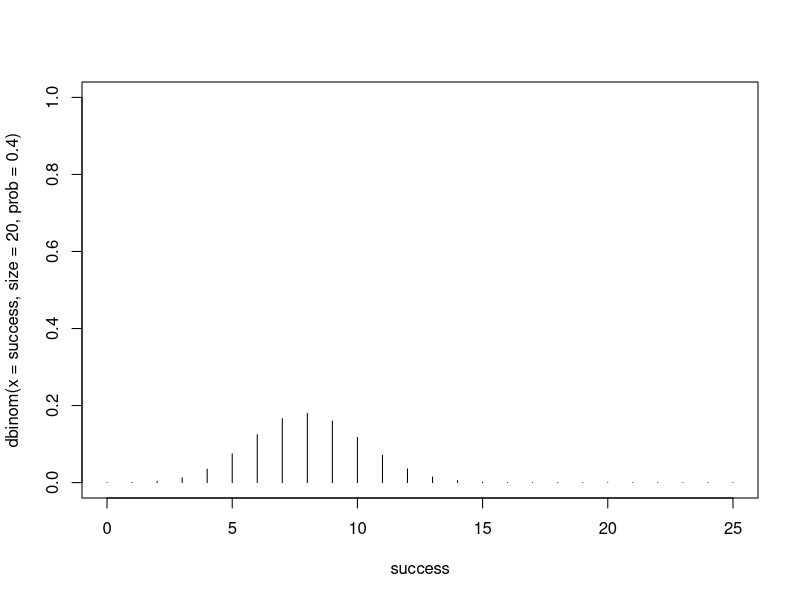
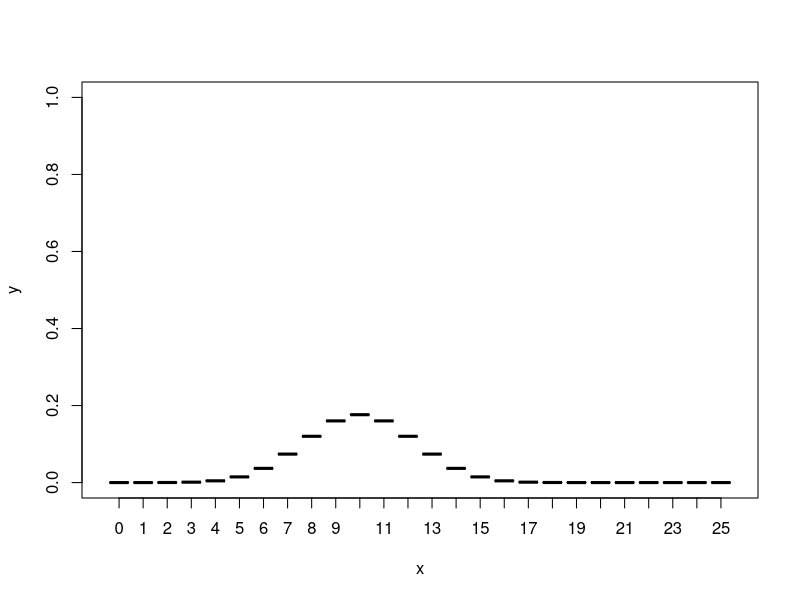
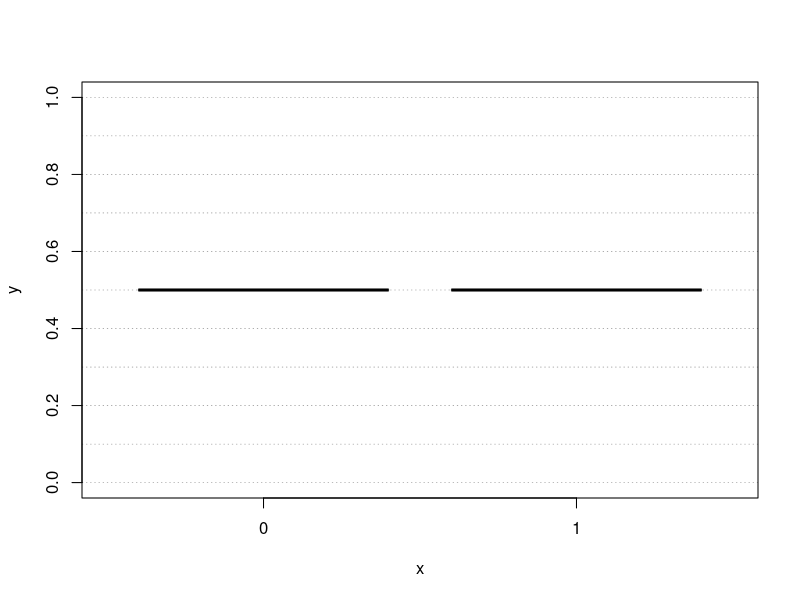
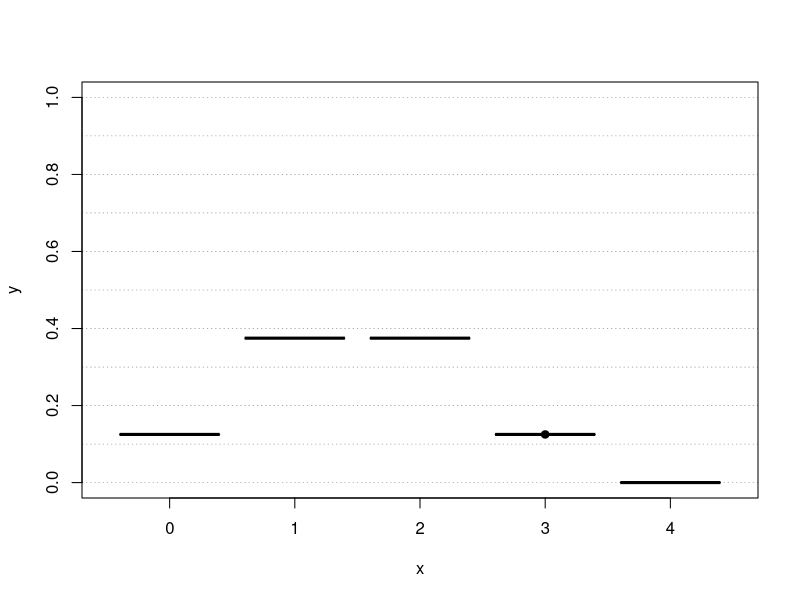
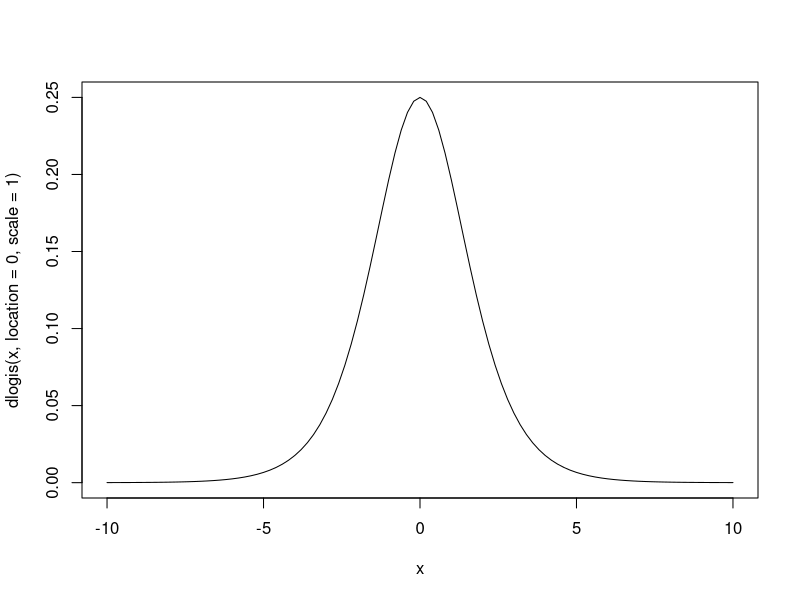
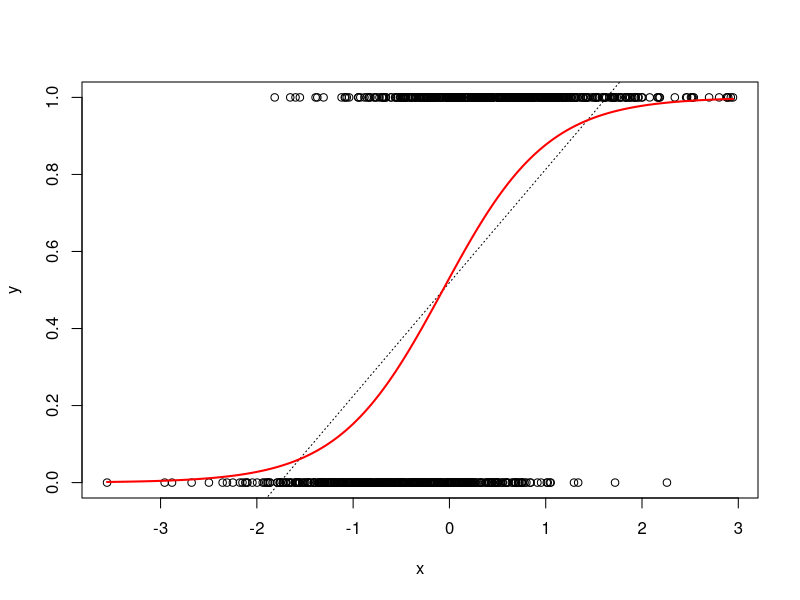
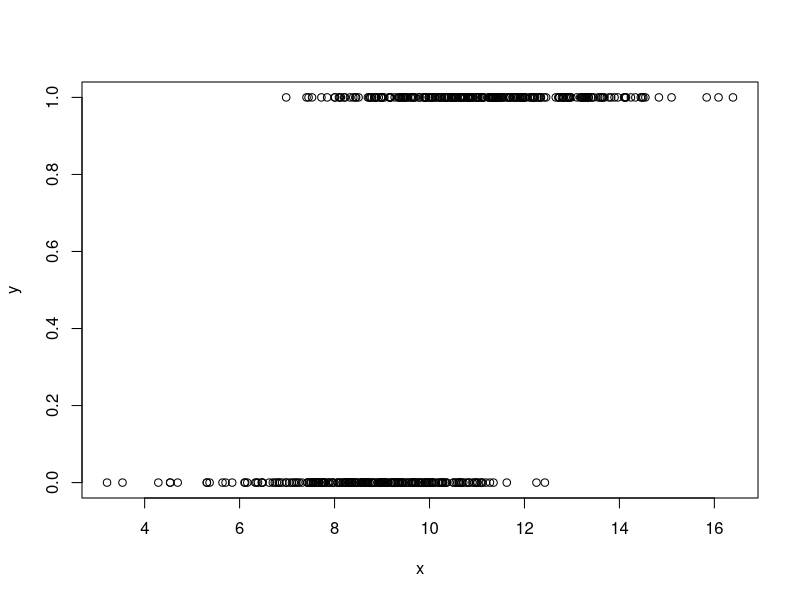
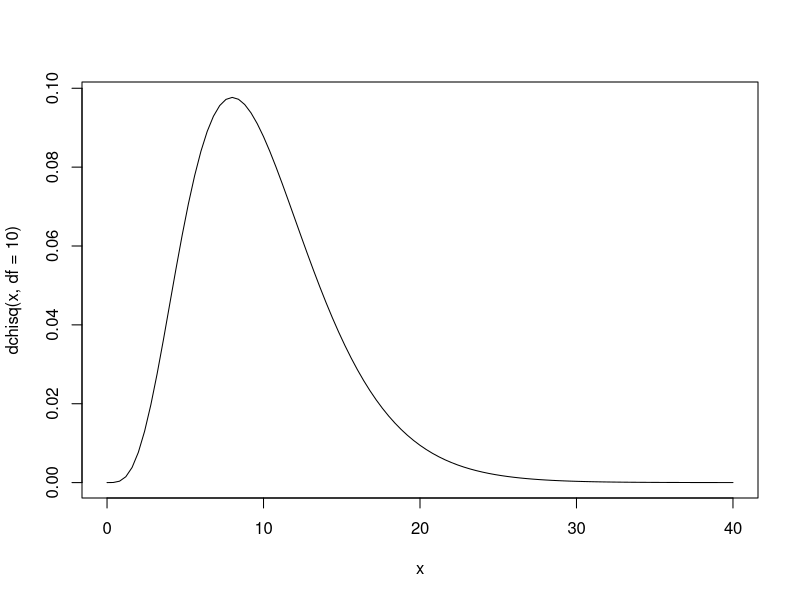

Source code (R) for these figures, in order: (Note: this script raises an error after producing the figures.)
# Description  ------------------------------------------------------------
#### ### ### ## #### ### ### ## #### ### ### ## 
# Draw Density distributions 
# Created by Marc-Olivier Beausoleil
# 
# Why: 
  # To get a better sense of the distributions, draw the distributions based on their parameters 
# Requires:
# NOTES: 
# Reference : 
  # https://www.statology.org/r-guides/
#### ### ### ## #### ### ### ## #### ### ### ## 


# Binomial ----------------------------------------------------------------
# https://www.statology.org/plot-binomial-distribution-r/
# https://sphweb.bumc.bu.edu/otlt/mph-modules/bs/bs704_probability/bs704_probability7.html
success <- 0:25
plot(success, dbinom(x = success, size=20, prob=0.4),type='h', ylim = c(0,1)) 
plot(factor(success), dbinom(x = success, size=20, prob=0.5),type='h', ylim = c(0,1)) 
# Asks the question : what is the probability of getting k successes in a row given a certain probability of the object we are using to get that answer

# With size = 1 
# Example : fair coin (prob = 0.5) flipped once (size = 1)
plot(factor(0:1), dbinom(x = 0:1, size = 1, prob=0.5),type='h', ylim = c(0,1)) 
abline(h=seq(0,1, by = .1), lty = 3, lwd = .3)

# probability of getting  3 heads in a row (result = 1, three times in a row) with a fair coin (prob = 0.5), flipped 2 times (size = 3)
plot(factor(0:4), dbinom(x = 0:4, size = 3, prob=0.5),type='h', ylim = c(0,1)) 
abline(h=seq(0,1, by = .1), lty = 3, lwd = .3)
# Adding the calculation by hand : 
# The probability of getting 3 heads would be the same as having 1/2 chance of getting head 3 times in a row (1/2*1/2*1/2) = (1/2)^3
points(x = 4,(1/2)^3, pch = 19) 
# Here I added "4" although we never flip a sequence of 4 coins. Therefore, the probability is for sure going to be 0. 
# And from the plot, the probability of 4 tosses is actually 0. 

# Logistic distribution ---------------------------------------------------
# https://bookdown.org/roback/bookdown-BeyondMLR/ch-logreg.html 

curve(dlogis(x,location = 0, scale = 1), from=-10, to=10)
# hist(rlogis(n))
n = 1000
x = rnorm(n,0)
a=0
b=2
# c=-2
z = a + b*x #+ c*x^2
# location
m = 0
# scale 
s = 1

# this is the logit link 
pr = 1/(1+exp(-(z-m)/s))    
y = rbinom(n,1,pr)
col = "red"
plot(x,y)
# Why is a line (linear regression) is a problem for this? 
# Because, first the probabilities CAN'T be below 0 or above 1
lm.out = lm(y~x)
abline(lm.out, lty = 3)
# Logistic regression is a binomial regression with the "logistic" link function so in R (binomial(link = "logit"))
go=glm( y~x,#+I((x)^2),
        family="binomial")
newdata <- data.frame(x=seq(min(x), max(x),len=n))
newdata$y = predict(go,newdata, type="response") 
lines(x = newdata$x,
      y = newdata$y, 
      col = col,
      lwd = 2, 
      ylim = c(0,1))
######

set.seed(1234) 
n <- 500
b0 <- 0.5
b1 <- 1
x <- rnorm(n, mean = 10, sd = 2) 
ystar <- b0 + b1 * x + rlogis(n, location = -10)
y <- 1 * (ystar > 0)
mydat <- data.frame(x, y)
plot(mydat)

# Chi-square --------------------------------------------------------------
# https://www.statology.org/plot-chi-square-distribution-in-r/
curve(dchisq(x, df = 10), from = 0, to = 40) 


# Exponential  ------------------------------------------------------------
# https://www.statology.org/plot-exponential-distribution-in-r/
#plot PDF curves 
curve(dexp(x, rate = .5), from=0, to=10, col='blue')
curve(dexp(x, rate = 1), from=0, to=10, col='red', add=TRUE)
curve(dexp(x, rate = 1.5), from=0, to=10, col='purple', add=TRUE)
#add legend
legend(7, .5, legend=c("rate=.5", "rate=1", "rate=1.5"),
       col=c("blue", "red", "purple"), lty=1, cex=1.2)


# F-dsitribution ----------------------------------------------------------
# https://www.geo.fu-berlin.de/en/v/soga/Basics-of-statistics/Continous-Random-Variables/F-Distribution/F-Distribution-in-R/index.html
curve(df(x, df1 = 10, df2 = 20), from = 0, to = 4, n = 5000, col= 'pink', lwd=2)


# Normal ------------------------------------------------------------------
# https://stackoverflow.com/questions/9046664/how-to-use-the-function-curve-in-r-to-graph-a-normal-curve
# https://r-coder.com/normal-distribution-r/

curve(expr = dnorm(x = x, mean=10,sd=1), from = 5, to = 15, col="blue",main = "Density normal", ylim = c(0,1)) 

x <- seq(-5, 5, 0.1)

plot(x, dnorm(x, 0, 1), type = "l", lwd = 2, col = "blue", ylab = "", xlab = "x", ylim = c(0,1))
# quantile.normal = qnorm(seq(0,1, by = .05))
quantile.normal = qnorm(c(.999,0.001,.975,.025, .95, .05, .9, .1))
abline(v = quantile.normal[!is.infinite(quantile.normal)], lty = 3, lwd = .3) 
abline(h=seq(0,1, by = .1), lty = 3, lwd = .3)

p = 0.025 

# add the polygon to the left  
lb <- min(x) # Lower bound
ub <- qnorm(p)   # Upper bound
x2 <- seq(min(x), ub, length = 100) # New Grid
y <- dnorm(x2, 0, 1) # Densitypolygon(c(lb, x2, ub), c(0, y, 0), col = rgb(0, 0, 1, alpha = 0.5))
polygon(c(lb, x2, ub), c(0, y, 0), col = rgb(0, 0, 1, alpha = 0.5))
text(x = ub, y = p+0.04,labels = paste0(p*100,"%"),adj = 0,pos = 2)

# add the polygon to the right 
lb <- qnorm(1-p) # Lower bound
ub <- max(x)   # Upper bound
x2 <- seq(lb, max(x), length = 100) # New Grid
y <- dnorm(x2, 0, 1) # Density
polygon(c(lb, x2, ub), c(0,y,0), col = rgb(0, 0, 1, alpha = 0.5))
text(x = lb, y = p+0.04,labels = paste0(p*100,"%"),adj = 0,pos = 4)


# Log normal  -------------------------------------------------------------
# https://www.statology.org/plot-log-normal-distribution-r/
curve(dlnorm(x, meanlog=0, sdlog=1), from=0, to=10)


# Poisson -----------------------------------------------------------------
# https://www.statology.org/plot-poisson-distribution-r/

# The following reference is an excellent introduction to what are poisson distributions 
# https://bookdown.org/roback/bookdown-BeyondMLR/ch-poissonreg.html

#define range of "successes"
success <- 0:20
#create plot of probability mass function
plot(success, dpois(success, lambda=5), type='h')

set.seed(1)
n=200
x = rnorm(n)
beta0 = 2
beta1 = 0.5

log.mu = beta0 + beta1 *x
y = rpois(n, exp(log.mu))
plot(x,y, pch = 19)
# abline(exp(.5),exp(.3))

# poisson(link = "log")
glm.out = glm(y~x,family = poisson)
predProbs <- predict(glm.out,
                     newdata = data.frame(x=seq(min(x), max(x), length.out=100)), 
                     type="response")
lines(x = (seq(min(x), max(x), length.out=100)),
      y = (predProbs), col=2, lwd=2)

# glm.out$fitted.values
# abline(glm.out)
# lines(x,glm.out$fitted.values)



# t-distribution ----------------------------------------------------------
# https://www.statology.org/plot-t-distribution-r/
curve(dt(x, df=10), from=-4, to=4, col=col, lwd=lwd, ylim = c(0,1), ylab = "Probability", main = "t-distribution df = 10") 

# Uniform -----------------------------------------------------------------
# https://www.statology.org/uniform-distribution-r/
curve(dunif(x, 10,20), from=5, to=25) 



# All density distributions -----------------------------------------------
pdf("workshopXX-En/images/distributions_all.pdf",pointsize = 12, width = 9,height = 7)
# png("workshopXX-En/images/distributions_all.png",pointsize = 12, width = 9,height = 7, units = "in",res = 300)
par(mfrow = c(3,3), bg = NA)
# par(mfrow = c(1,1), bg = NA)
col = "black"
lwd=2
# Binom
plot(success, dbinom(x = success, size=20, prob=0.4),type='h', col = col, lwd=lwd, ylim = c(0,1), ylab = "Density", main = "Binomial, n = 20, p = .4")
curve(expr = dbinom(x = x, size=20, prob=0.6),col = "red", lwd=lwd, ylim = c(0,1), type = 'h',add = T)
legend("topright",legend = c("n = 20, p = .4","n = 20, p = .6"),lty = c(1,1), col =c("black","red"), lwd = 2)

# Logistic
curve(dlogis(x,location = 0, scale = 1), from=-10, to=10, col = col, lwd=lwd, ylim = c(0,1), ylab = "Density", main = "Logistic, l = 0, s = 1")

# Chi-sq
curve(dchisq(x, df = 10), from = 0, to = 40, col = col, lwd=lwd, ylim = c(0,1), ylab = "Density", main = "Chi-square, df = 10")
curve(dchisq(x, df = 4), from = 0, to = 40, col = "red", lwd=lwd, ylim = c(0,1), add = T)
legend("topright",legend = c("df = 10","df = 4"),lty = c(1,1), col =c("black","red"), lwd = 2)

# Exponential 
curve(dexp(x, rate = .5), from=0, to=10, col=col, lwd=lwd, ylim = c(0,1), ylab = "Density", main = "Exponential, rate = 0.5")
curve(dexp(x, rate = .2), from=0, to=10, col="red", lwd=lwd, ylim = c(0,1),add = T)
curve(dexp(x, rate = .8), from=0, to=10, col="blue", lwd=lwd, ylim = c(0,1),add = T)
legend("topright",legend = c("rate = 0.8","rate = 0.5","rate = 0.2"),lty = c(1,1,1), col =c("blue","black","red"), lwd = 2)

curve(df(x, df1 = 10, df2 = 20), from = 0, to = 4, n = 5000, col= col, lwd=lwd, ylim = c(0,1), ylab = "Density", main = "F-distribution, df1 = 10, df2 = 20")

# normal 
curve(expr = dnorm(x = x, mean=0,sd=1), from = -5, to = 5, col=col, lwd=lwd, ylim = c(0,1), ylab = "Density", main = "Normal, m = 0, sd = 1")
curve(expr = dnorm(x = x, mean=0,sd=2), from = -5, to = 5, col="red", lwd=lwd, ylim = c(0,1), add = T)
curve(expr = dnorm(x = x, mean=2,sd=1), from = -5, to = 5, col="green", lwd=lwd, ylim = c(0,1), add = T)
curve(dt(x, df=1), from=-5, to=5, col="blue", lty = 1, lwd=1, ylim = c(0,1), ylab = "Density", main = "t-distribution df = 10", add=TRUE)
legend("topright",legend = c("Normal, m = 0, sd = 1","Normal, m = 0, sd = 2","Normal, m = 2, sd = 1","t-distribution, df =1"),lty = c(1,1,1,1), col =c("black","red","green","blue"), lwd = 2)

curve(dlnorm(x, meanlog=0, sdlog=1), from=0, to=10, col=col, lwd=lwd, ylim = c(0,1), ylab = "Density", main = "Log-normal, m = 0 sd = 1")

plot(success, dpois(success, lambda=5), type='h', col=col, lwd=lwd, ylim = c(0,1), ylab = "Density", main = "Poisson lambda = 5")
# unifrom
curve(dunif(x, min = 10,max = 15), from=5, to=25, col=col, lwd=lwd, ylim = c(0,1), ylab = "Density", main = "Uniform min = 10, max = 15") 
curve(dunif(x, min = 16,max = 18), from=5, to=25, col="red", lwd=1, ylim = c(0,1), add = T) 
legend("topright",legend = c("min = 10, max = 15","min = 16, max = 18"),lty = c(1,1), col =c("black","red"), lwd = 2)
dev.off()





